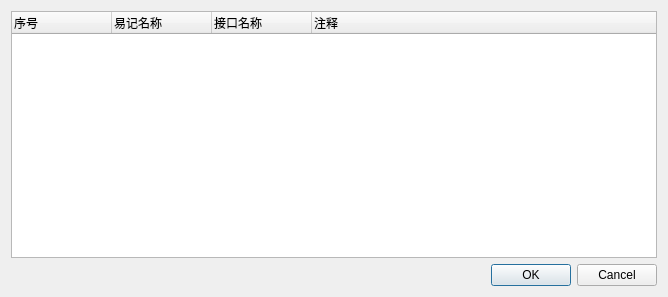
<?xml version="1.0" encoding="UTF-8"?>
<ui version="4.0">
 <class>interfaceDialog</class>
 <widget class="QDialog" name="interfaceDialog">
  <property name="geometry">
   <rect>
    <x>0</x>
    <y>0</y>
    <width>668</width>
    <height>297</height>
   </rect>
  </property>
  <property name="windowTitle">
   <string>接口管理</string>
  </property>
  <property name="windowIcon">
   <iconset resource="icons.qrc">
    <normaloff>:/res/NEXGO.png</normaloff>:/res/NEXGO.png</iconset>
  </property>
  <layout class="QGridLayout" name="gridLayout">
   <item row="2" column="0">
    <widget class="QDialogButtonBox" name="buttonBox">
     <property name="orientation">
      <enum>Qt::Horizontal</enum>
     </property>
     <property name="standardButtons">
      <set>QDialogButtonBox::Cancel|QDialogButtonBox::Ok</set>
     </property>
    </widget>
   </item>
   <item row="1" column="0">
    <widget class="QTreeWidget" name="treeWidget">
     <property name="sizePolicy">
      <sizepolicy hsizetype="Preferred" vsizetype="Expanding">
       <horstretch>0</horstretch>
       <verstretch>0</verstretch>
      </sizepolicy>
     </property>
     <property name="columnCount">
      <number>4</number>
     </property>
     <column>
      <property name="text">
       <string notr="true">序号</string>
      </property>
     </column>
     <column>
      <property name="text">
       <string>易记名称</string>
      </property>
     </column>
     <column>
      <property name="text">
       <string>接口名称</string>
      </property>
     </column>
     <column>
      <property name="text">
       <string>注释</string>
      </property>
     </column>
    </widget>
   </item>
  </layout>
 </widget>
 <resources>
  <include location="icons.qrc"/>
 </resources>
 <connections>
  <connection>
   <sender>buttonBox</sender>
   <signal>accepted()</signal>
   <receiver>interfaceDialog</receiver>
   <slot>accept()</slot>
   <hints>
    <hint type="sourcelabel">
     <x>248</x>
     <y>254</y>
    </hint>
    <hint type="destinationlabel">
     <x>157</x>
     <y>274</y>
    </hint>
   </hints>
  </connection>
  <connection>
   <sender>buttonBox</sender>
   <signal>rejected()</signal>
   <receiver>interfaceDialog</receiver>
   <slot>reject()</slot>
   <hints>
    <hint type="sourcelabel">
     <x>316</x>
     <y>260</y>
    </hint>
    <hint type="destinationlabel">
     <x>286</x>
     <y>274</y>
    </hint>
   </hints>
  </connection>
 </connections>
</ui>
